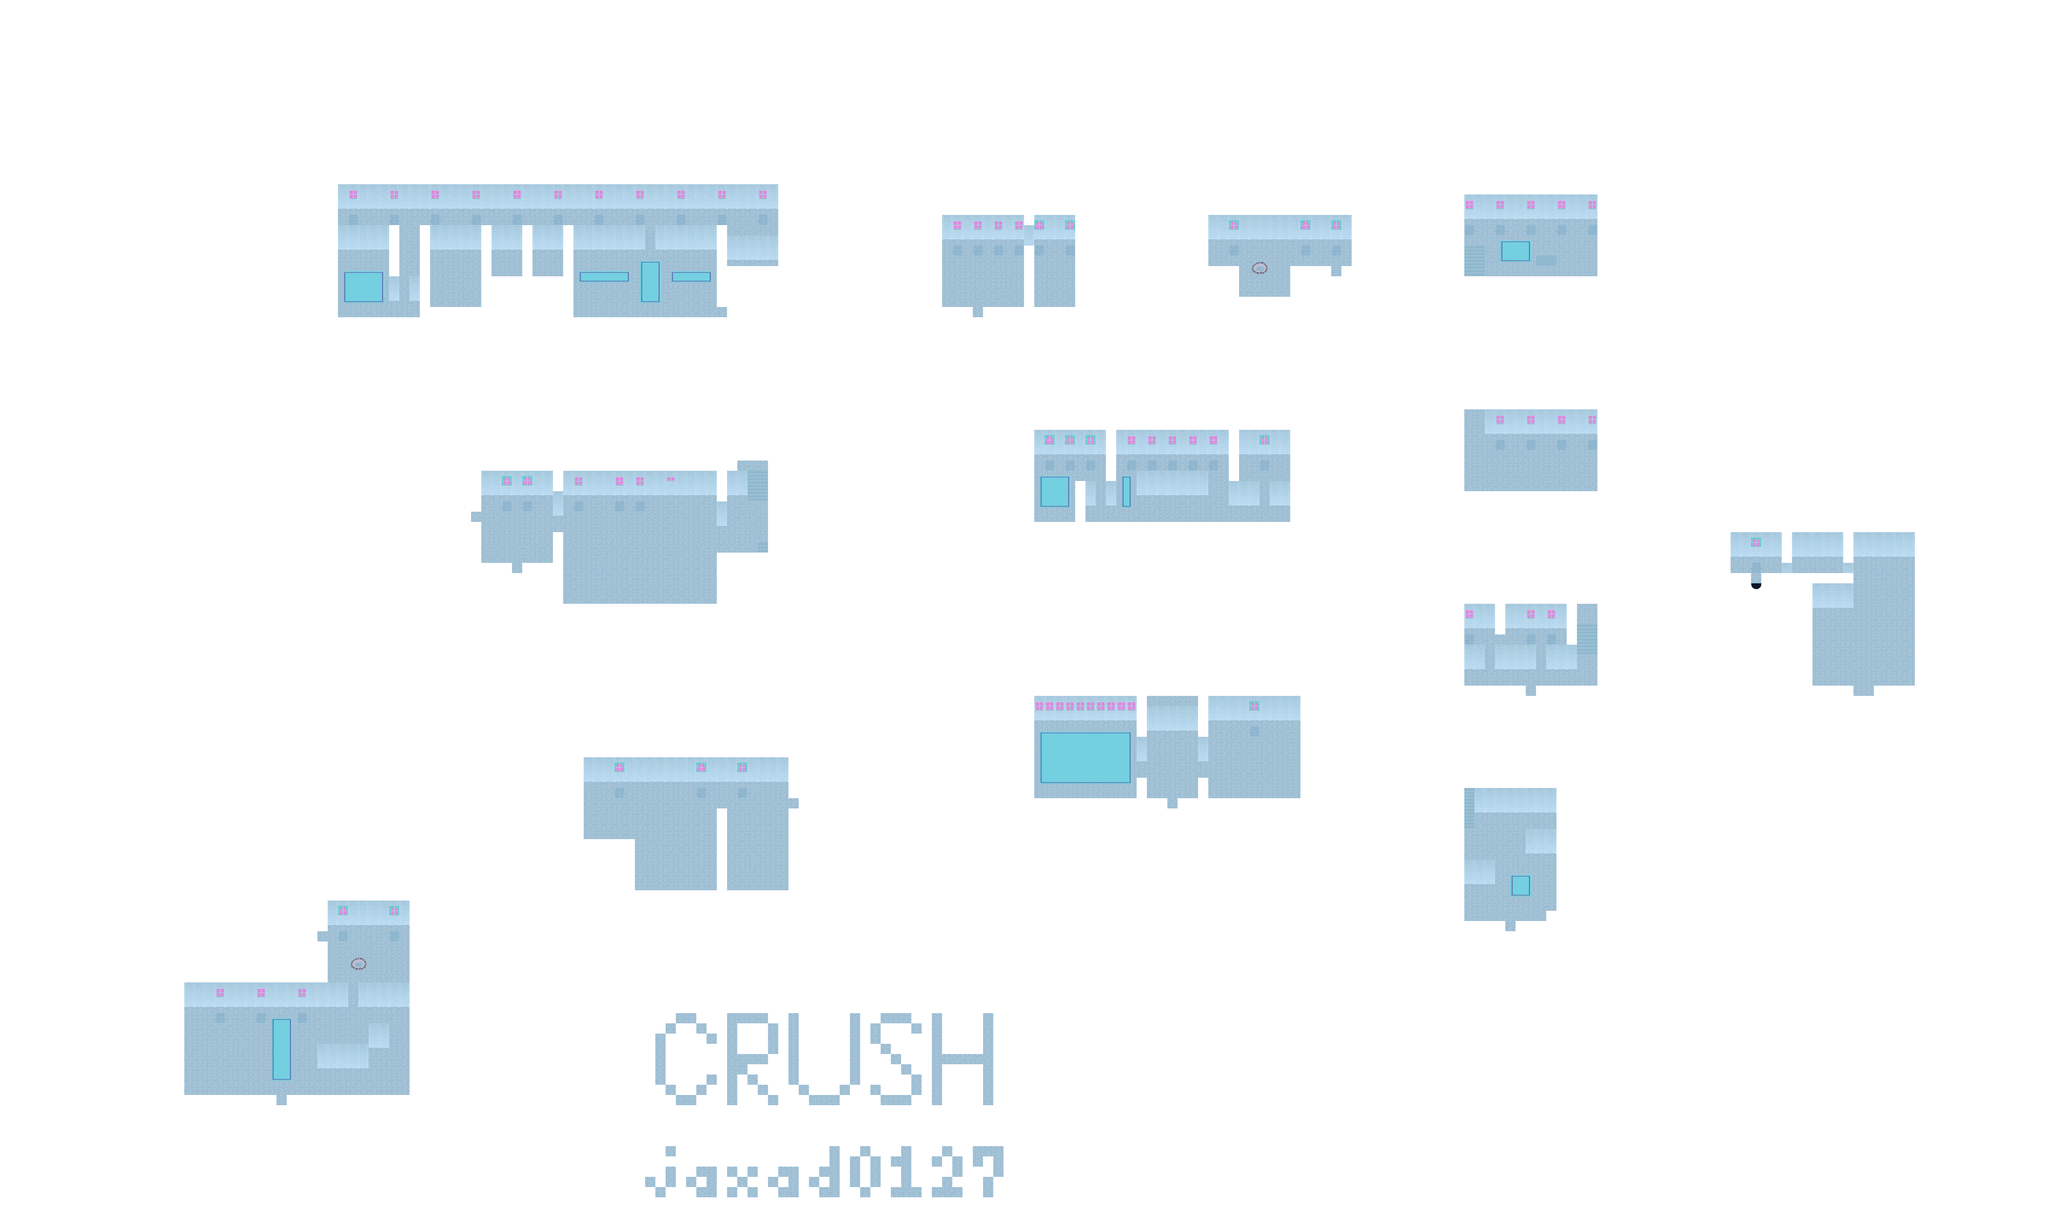

Below is a game level as drawn by its tile map, then a one-line description and the .tmx that defines it (tile-layer data replaced by summaries):
An orthogonal 200x120 tile map with 32x32 px tiles, 1 tile layer (Ground), 3 hidden layers not drawn, 5 tilesets and 24 objects (22x warp, 2x particle_effect).

<map version="1.0" orientation="orthogonal" width="200" height="120" tilewidth="32" tileheight="32">
 <properties>
  <property name="music" value="Magick - Real.ogg" />
  <property name="name" value="Hurnscald Indoor" />
 </properties>
 <tileset firstgid="1" name="Woodland indoor" tilewidth="32" tileheight="32">
  <image source="../graphics/tiles/woodland_indoor-evil.png" width="512" height="512" />
 </tileset>
 <tileset firstgid="257" name="Woodland indoor x2" tilewidth="32" tileheight="64">
  <image source="../graphics/tiles/woodland_indoor_x2-evil.png" width="512" height="64" />
 </tileset>
 <tileset firstgid="273" name="Woodland indoor x3" tilewidth="32" tileheight="96">
  <image source="../graphics/tiles/woodland_indoor_x3-evil.png" width="512" height="96" />
 </tileset>
 <tileset firstgid="289" name="Collision" tilewidth="32" tileheight="32">
  <image source="../graphics/tiles/collision.png" width="64" height="32" />
 </tileset>
 <tileset firstgid="291" name="Pots_x2" tilewidth="32" tileheight="32">
  <image source="../graphics/tiles/Pots_x2.png" width="512" height="64" />
 </tileset>
 <layer name="Ground" width="200" height="120">
  <data>[24000 cells, 24000 non-empty, 26 distinct tile ids]</data>
 </layer>
 <layer name="Fringe" width="200" height="120" visible="0">
  <data>[24000 cells, 814 non-empty, 136 distinct tile ids]</data>
 </layer>
 <layer name="Over" width="200" height="120" visible="0">
  <data>[24000 cells, 424 non-empty, 37 distinct tile ids]</data>
 </layer>
 <layer name="Collision" width="200" height="120" visible="0">
  <data>[24000 cells, 22699 non-empty, 1 distinct tile ids]</data>
 </layer>
 <objectgroup name="Objects" width="0" height="0">
  <object name="graphics/particles/fireplace.particle.xml" type="particle_effect" x="1856" y="1536" width="32" height="32" />
  <object name="graphics/particles/cookingfire.particle.xml" type="particle_effect" x="3920" y="864" width="32" height="32" />
  <object name="To First Floor" type="warp" x="2368" y="736" width="64" height="32">
   <properties>
    <property name="dest_map" value="009-2-evil" />
    <property name="dest_x" value="2368" />
    <property name="dest_y" value="1504" />
   </properties>
  </object>
  <object name="To Outside" type="warp" x="3040" y="960" width="32" height="32">
   <properties>
    <property name="dest_map" value="009-1-evil" />
    <property name="dest_x" value="1904" />
    <property name="dest_y" value="1104" />
   </properties>
  </object>
  <object name="To Outside" type="warp" x="4160" y="832" width="32" height="32">
   <properties>
    <property name="dest_map" value="009-1-evil" />
    <property name="dest_x" value="2272" />
    <property name="dest_y" value="992" />
   </properties>
  </object>
  <object name="To Second Floor" type="warp" x="4576" y="832" width="64" height="32">
   <properties>
    <property name="dest_map" value="009-2-evil" />
    <property name="dest_x" value="4608" />
    <property name="dest_y" value="1376" />
   </properties>
  </object>
  <object name="To Third Floor" type="warp" x="4576" y="1344" width="64" height="32">
   <properties>
    <property name="dest_map" value="009-2-evil" />
    <property name="dest_x" value="4608" />
    <property name="dest_y" value="800" />
   </properties>
  </object>
  <object name="To First Floor" type="warp" x="4928" y="1504" width="64" height="32">
   <properties>
    <property name="dest_map" value="009-2-evil" />
    <property name="dest_x" value="4960" />
    <property name="dest_y" value="2016" />
   </properties>
  </object>
  <object name="To First Floor" type="warp" x="3616" y="1472" width="64" height="32">
   <properties>
    <property name="dest_map" value="009-2-evil" />
    <property name="dest_x" value="3648" />
    <property name="dest_y" value="2240" />
   </properties>
  </object>
  <object name="To Outside" type="warp" x="1600" y="1760" width="32" height="32">
   <properties>
    <property name="dest_map" value="009-1-evil" />
    <property name="dest_x" value="1120" />
    <property name="dest_y" value="992" />
   </properties>
  </object>
  <object name="To Cellar" type="warp" x="2368" y="1696" width="32" height="32">
   <properties>
    <property name="dest_map" value="009-2-evil" />
    <property name="dest_x" value="4576" />
    <property name="dest_y" value="2496" />
   </properties>
  </object>
  <object name="To Second Floor" type="warp" x="2336" y="1472" width="64" height="32">
   <properties>
    <property name="dest_map" value="009-2-evil" />
    <property name="dest_x" value="2400" />
    <property name="dest_y" value="704" />
   </properties>
  </object>
  <object name="To Outside" type="warp" x="3648" y="2496" width="32" height="32">
   <properties>
    <property name="dest_map" value="009-1-evil" />
    <property name="dest_x" value="2304" />
    <property name="dest_y" value="1440" />
   </properties>
  </object>
  <object name="To Second Floor" type="warp" x="3616" y="2208" width="64" height="32">
   <properties>
    <property name="dest_map" value="009-2-evil" />
    <property name="dest_x" value="3648" />
    <property name="dest_y" value="1440" />
   </properties>
  </object>
  <object name="To Outside" type="warp" x="4768" y="2144" width="32" height="32">
   <properties>
    <property name="dest_map" value="009-1-evil" />
    <property name="dest_x" value="2560" />
    <property name="dest_y" value="1024" />
   </properties>
  </object>
  <object name="To First Floor" type="warp" x="4576" y="2464" width="32" height="32">
   <properties>
    <property name="dest_map" value="009-2-evil" />
    <property name="dest_x" value="2368" />
    <property name="dest_y" value="1664" />
   </properties>
  </object>
  <object name="To Second Floor" type="warp" x="4928" y="1984" width="64" height="32">
   <properties>
    <property name="dest_map" value="009-2-evil" />
    <property name="dest_x" value="4960" />
    <property name="dest_y" value="1472" />
   </properties>
  </object>
  <object name="To Outside" type="warp" x="5792" y="2144" width="64" height="32">
   <properties>
    <property name="dest_map" value="009-1-evil" />
    <property name="dest_x" value="2912" />
    <property name="dest_y" value="1504" />
   </properties>
  </object>
  <object name="To Hurnscald Cave" type="warp" x="4704" y="2880" width="32" height="32">
   <properties>
    <property name="dest_map" value="009-3-evil" />
    <property name="dest_x" value="5536" />
    <property name="dest_y" value="672" />
   </properties>
  </object>
  <object name="To Outside" type="warp" x="864" y="3424" width="32" height="32">
   <properties>
    <property name="dest_map" value="009-1-evil" />
    <property name="dest_x" value="1856" />
    <property name="dest_y" value="1504" />
   </properties>
  </object>
  <object name="To Inn Private Room" type="warp" x="1476" y="1600" width="32" height="32">
   <properties>
    <property name="dest_map" value="009-2" />
    <property name="dest_x" value="2432" />
    <property name="dest_y" value="2496" />
   </properties>
  </object>
  <object name="To Hurnscald Inn" type="warp" x="2472" y="2500" width="32" height="32">
   <properties>
    <property name="dest_map" value="009-2-evil" />
    <property name="dest_x" value="1504" />
    <property name="dest_y" value="1600" />
   </properties>
  </object>
  <object name="To Inn Private Room" type="warp" x="1476" y="1600" width="32" height="32">
   <properties>
    <property name="dest_map" value="009-2-evil" />
    <property name="dest_x" value="2432" />
    <property name="dest_y" value="2496" />
   </properties>
  </object>
  <object name="To Third Floor" type="warp" x="4576" y="1344" width="64" height="32">
   <properties>
    <property name="dest_map" value="009-2-evil" />
    <property name="dest_x" value="4608" />
    <property name="dest_y" value="800" />
   </properties>
  </object>
 </objectgroup>
</map>
